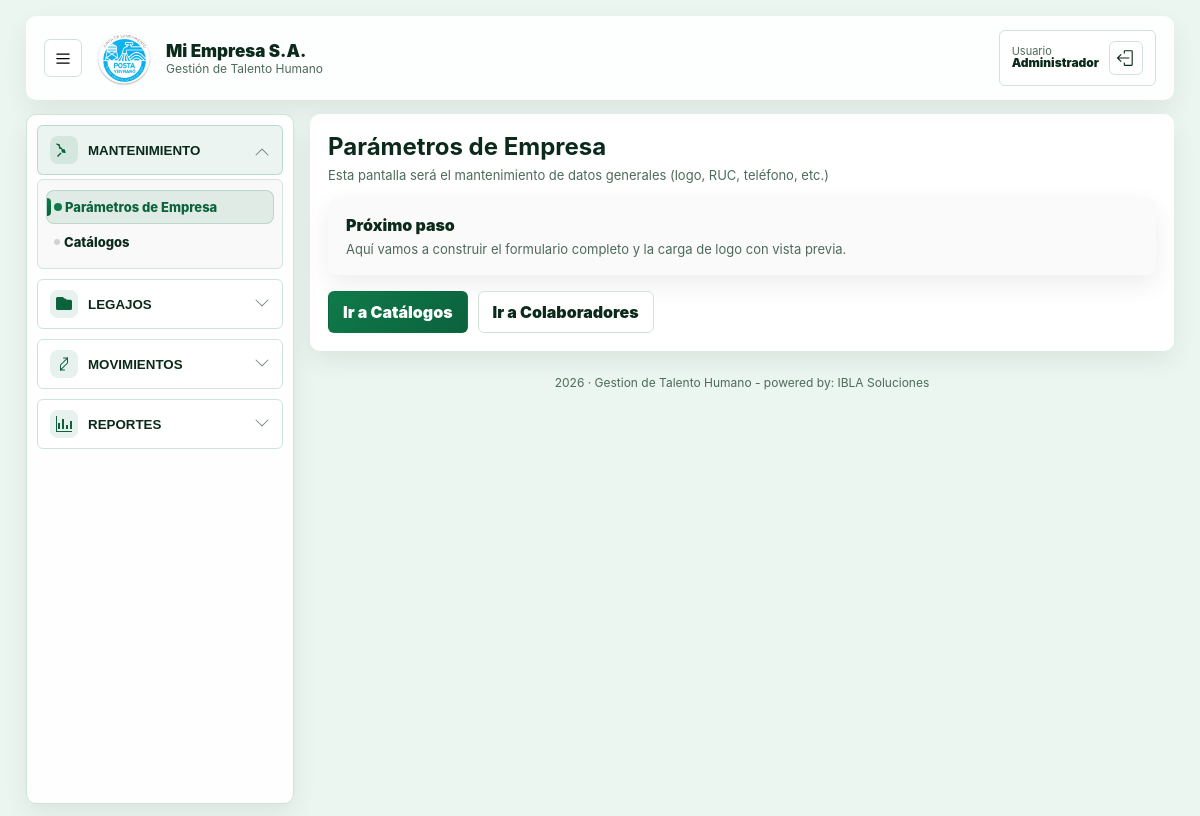
Page /index.php?r=empresa (signed in) on the committed database.
### tables this page shows
CREATE TABLE `empresa_parametros` (
  `id` int(11) NOT NULL,
  `empresa` varchar(150) NOT NULL DEFAULT '',
  `ruc` varchar(50) NOT NULL DEFAULT '',
  `telefono` varchar(50) NOT NULL DEFAULT '',
  `direccion` varchar(200) NOT NULL DEFAULT '',
  `capital` varchar(120) NOT NULL DEFAULT '',
  `numero_patronal_ips` varchar(80) NOT NULL DEFAULT '',
  `cantidad_empleados` int(11) NOT NULL DEFAULT 0,
  `logo_path` varchar(255) DEFAULT NULL,
  `actualizado_en` datetime NOT NULL DEFAULT current_timestamp() ON UPDATE current_timestamp(),
  PRIMARY KEY (`id`)
);

### app/core/View.php (called while the page is built, shortened)
<?php
final class View {
  public static function render(string $path, array $data = []): void {
    extract($data, EXTR_SKIP);
    require __DIR__ . "/../../views/$path.php";
  }
}

### index.php (called while the page is built, shortened)
<?php
require __DIR__ . '/app/core/DB.php';
require __DIR__ . '/app/core/Helpers.php';
require __DIR__ . '/app/core/View.php';
Router::dispatch();

### app/config/database.php (called while the page is built, shortened)
<?php
return [
  'host' => '127.0.0.1',
  'port' => 3306,
  'dbname' => 'tthh',
  'user' => 'root',
  'pass' => '',
  'charset' => 'utf8mb4',
];

### app/core/Db.php (called while the page is built, shortened)
<?php
final class DB {
  private static ?PDO $pdo = null;
  public static function pdo(): PDO {
    $cfg = require __DIR__ . '/../config/database.php';
    $dsn = sprintf(
      'mysql:host=%s;port=%d;dbname=%s;charset=%s',
      $cfg['host'], (int)$cfg['port'], $cfg['dbname'], $cfg['charset']
    );
    self::$pdo = new PDO($dsn, $cfg['user'], $cfg['pass'], [
      PDO::ATTR_ERRMODE => PDO::ERRMODE_EXCEPTION,
      PDO::ATTR_DEFAULT_FETCH_MODE => PDO::FETCH_ASSOC,
      PDO::ATTR_EMULATE_PREPARES => false,
    ]);
    return self::$pdo;
  }
  public static function fetchOne(string $sql, array $params = []): ?array {
    $st = self::pdo()->prepare($sql);
    $st->execute($params);
    $row = $st->fetch();
    return $row ?: null;
  }
}

### app/core/Helpers.php (called while the page is built, shortened)
<?php
function e(string $s): string {
  return htmlspecialchars($s, ENT_QUOTES | ENT_SUBSTITUTE, 'UTF-8');
}
function current_user(): ?array {
  return $_SESSION['user'] ?? null;
}
function company_params(): array {
  $row = DB::fetchOne("SELECT * FROM empresa_parametros ORDER BY id DESC LIMIT 1");
  return $row ?: [
    'empresa' => 'Empresa',
    'ruc' => '',
    'telefono' => '',
    'direccion' => '',
    'capital' => '',
    'numero_patronal_ips' => '',
    'cantidad_empleados' => 0,
    'logo_path' => '',
  ];
}

### views/partials/layout_top.php (the view, shortened to what this page needs)
<?php
$user = current_user();
$cp = company_params();
?>
<!doctype html>
<html lang="es">
<head>
  <link rel="stylesheet" href="public/assets/css/app.css">
  <link rel="stylesheet" href="public/assets/css/ui.css">
</head>
<body>
<div class="container">
  <header class="topbar">
    <div class="brand">
      <button class="side-toggle" type="button" data-toggle-sidebar title="Menú">
        <svg xmlns="http://www.w3.org/2000/svg" width="18" height="18" fill="currentColor" viewBox="0 0 16 16">
          <path d="M2 12.5a.5.5 0 0 1 .5-.5h11a.5.5 0 0 1 0 1h-11a.5.5 0 0 1-.5-.5zm0-4a.5.5 0 0 1 .5-.5h11a.5.5 0 0 1 0 1h-11A.5.5 0 0 1 2 8.5zm0-4a.5.5 0 0 1 .5-.5h11a.5.5 0 0 1 0 1h-11A.5.5 0 0 1 2 4.5z"/>
        </svg>
      </button>
      <?php if (!empty($cp['logo_path'])): ?>
        <img class="logo-img" src="<?= e($cp['logo_path']) ?>" alt="Logo">
      <?php else: ?>
        <div class="logo-fallback">TH</div>
      <?php endif; ?>
      <div class="meta">
        <div class="title"><?= e($cp['empresa'] ?? 'TTHH') ?></div>
        <div class="sub">Gestión de Talento Humano</div>
      </div>
    </div>
    <?php if ($user): ?>
      <div class="user-pill">
        <div>
          <div class="u1">Usuario</div>
          <div class="u2"><?= e($user['nombre'] ?? $user['usuario'] ?? '') ?></div>
        </div>
        <a class="btn-icon" href="index.php?r=logout" title="Cerrar sesión">
        </a>
      </div>
    <?php endif; ?>
  </header>
  <div class="shell">
    <aside class="sidebar" data-sidebar>
      <?php require __DIR__ . '/sidebar.php'; ?>
    </aside>
    <main class="content">

### public/assets/css/app.css (style rules this page uses)
:root { --bg:#f6fbf8; --card:#ffffff; --text:#0f2a1c; --muted:#5b6b63; --primary:#118a55; --primary-2:#0e7448; --accent:#a7f3d0; --border:#e3efe8; --shadow:0 10px 30px rgba(0,0,0,.06); --radius:10px; --radius-sm:6px; --sidebar-bg:rgba(255,255,255,.92); --hover:rgba(15,42,28,.05); --active:rgba(17,138,85,.10); --danger:#c62828; --danger-soft:rgba(198,40,40,.10); }
* { box-sizing:border-box; }
html,body { height:100%; }
body { margin:0; font-family:Inter, system-ui, -apple-system, Segoe UI, Roboto, Arial, sans-serif; background: var(--bg); color: var(--text); }
a { color:inherit; text-decoration:none; }
.container { width:min(98%); margin:16px auto; padding:0 14px; }
.topbar { display:flex; justify-content:space-between; align-items:center; padding:14px 18px; background:rgba(255,255,255,.92); border-radius: var(--radius); box-shadow: var(--shadow); gap:16px; }
.brand { display:flex; align-items:center; gap:14px; }
.logo-img { height:56px; max-width:220px; object-fit:contain; }
.meta .title { font-weight:900; font-size:17px; }
.meta .sub { font-size:12px; color:var(--muted); }
.user-pill { display:flex; align-items:center; gap:10px; padding:10px 12px; border-radius: var(--radius-sm); border:1px solid var(--border); background:#fff; }
.side-toggle { display:inline-flex; align-items:center; justify-content:center; width:38px; height:38px; border-radius: var(--radius-sm); border:1px solid var(--border); background:#fff; cursor:pointer; transition:.12s ease; }
.user-pill .u1 { font-size:11px; color:var(--muted); line-height:1.05; }
.user-pill .u2 { font-size:12px; font-weight:900; line-height:1.05; }
.btn-icon { display:inline-flex; align-items:center; justify-content:center; width:34px; height:34px; border-radius: var(--radius-sm); border:1px solid var(--border); background:#fff; cursor:pointer; transition:.12s ease; }
.shell { display:grid; grid-template-columns:268px 1fr; gap:16px; margin-top:14px; align-items:start; }
.sidebar { background: var(--sidebar-bg); border-radius: var(--radius); box-shadow: var(--shadow); padding:10px; position:sticky; top:14px; height:calc(100vh - 110px); overflow:auto; }
.content { min-height:600px; min-width:0; }
:root { --bg: #eaf6ef; --card: rgba(255,255,255,.96); --text: #0b2a1b; --muted: #4e6a5c; --primary: #0f7a4a; --primary-2: #0b623c; --accent: #bfead3; --border: #cfe4d8; --shadow: 0 10px 26px rgba(0,0,0,.07); --radius: 10px; --radius-soft: 10px; --radius-hard: 6px; --sidebar-bg: rgba(255,255,255,.94); --hover: rgba(11,42,27,.06); --active: rgba(15,122,74,.10); }
body { background: var(--bg) !important; }
.topbar { border-radius: var(--radius-soft) !important; }
.btn, .btn-ico, .btn-icon { border-radius: var(--radius-hard) !important; }
.sidebar { border-radius: var(--radius-soft) !important; border: 1px solid var(--border); background: var(--sidebar-bg) !important; }

### rows in the picture
empresa_parametros: logo_path (picture), empresa "Mi Empresa S.A."

### other values in the picture
$user['nombre'] "Administrador"
$sec['title'] "MANTENIMIENTO"
$it['title'] "Parámetros de Empresa"
$it['title'] "Catálogos"
$sec['title'] "LEGAJOS"
$sec['title'] "MOVIMIENTOS"
$sec['title'] "REPORTES"
